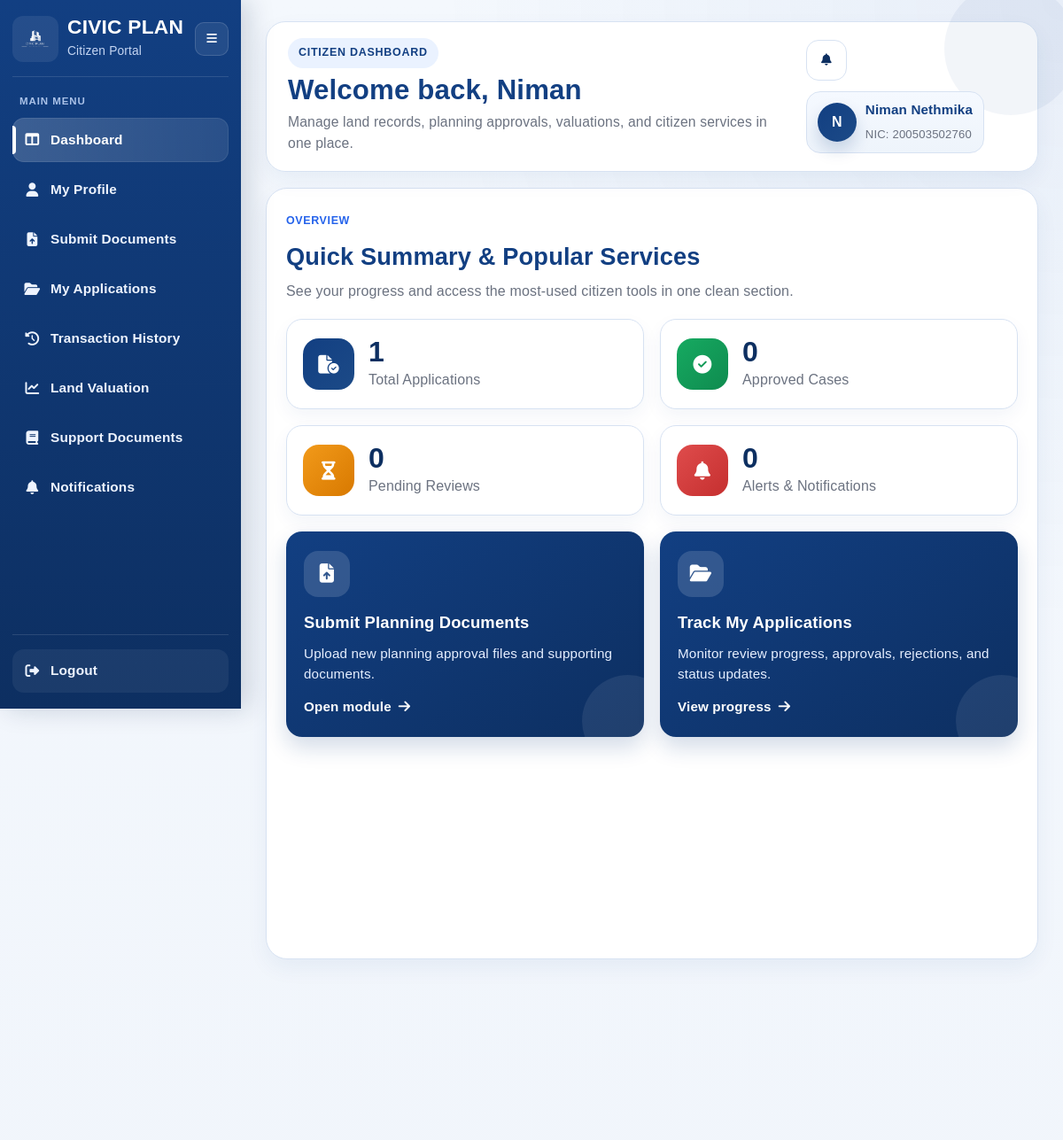
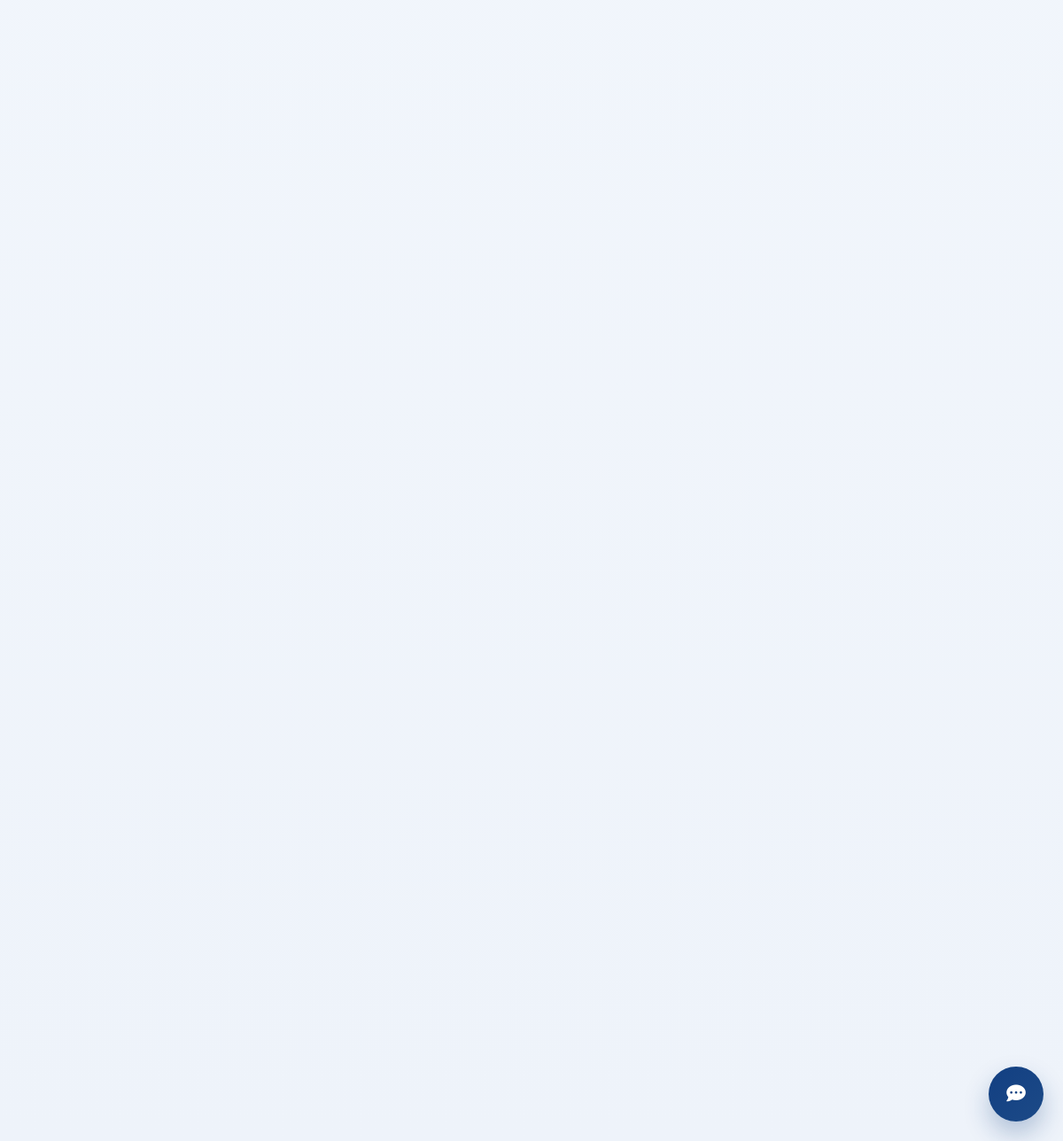
Page /user_dashboard (signed in) on the committed database (2 pictures, top to bottom).
### tables this page shows
CREATE TABLE users (
        user_id INTEGER PRIMARY KEY AUTOINCREMENT,
        first_name TEXT NOT NULL,
        last_name TEXT NOT NULL,
        phone_number TEXT,
        email TEXT NOT NULL,
        password_hash TEXT NOT NULL,
        date_of_birth TEXT,
        address TEXT,
        city TEXT,
        nic TEXT NOT NULL,
        employee_id TEXT,
        is_admin BOOLEAN DEFAULT 0,
        is_active BOOLEAN DEFAULT 1,
        created_at TEXT DEFAULT CURRENT_TIMESTAMP
    , failed_login_attempts INTEGER DEFAULT 0, account_locked_until TEXT, lockout_stage INTEGER DEFAULT 0, post_lock_failed_attempts INTEGER DEFAULT 0);

### routes/user_routes.py (the view)
@user_bp.route("/user_dashboard")
@user_login_required
def user_dashboard():
    user, redirect_response = user_required()
    if redirect_response:
        return redirect_response
    dashboard_data = get_dashboard_data(session["user_id"], user)
    return render_template(
        "user_dashboard.html",
        user=user,
        active_page="dashboard",
        stats=dashboard_data["stats"],
        alerts=dashboard_data["alerts"],
        property_records=dashboard_data["property_records"],
        application_history=dashboard_data["application_history"],
        latest_valuation=dashboard_data["latest_valuation"],
        support_documents=dashboard_data["support_documents"],
        notifications=dashboard_data["notifications"],
        unread_notifications=dashboard_data["unread_notifications"],
    )

### database/db_connection.py (called while the page is built)
def get_connection():
    conn = sqlite3.connect(DB_PATH)
    conn.row_factory = sqlite3.Row
    conn.execute("PRAGMA foreign_keys = ON")
    return conn

### routes/password_reset_routes.py (called while the page is built)
def _is_logged_in_user():
    return session.get("user_id") is not None or session.get("admin_id") is not None

@password_reset_bp.app_context_processor
def inject_password_reset_context():
    return_to = session.get("password_reset_return_to")
    if return_to == "account" and _is_logged_in_user():
        reset_back_url = url_for("user.account")
        reset_back_text = "Back to My Account"
    else:
        reset_back_url = url_for("auth.login")
        reset_back_text = "Back to Login"
    return {
        "reset_logged_in": _is_logged_in_user(),
        "reset_back_url": reset_back_url,
        "reset_back_text": reset_back_text,
    }

### routes/user_routes.py (called while the page is built, shortened)
def user_login_required(view_func):
    @wraps(view_func)
    def wrapper(*args, **kwargs):
        user = get_current_user()
        return view_func(*args, **kwargs)
    return wrapper

@user_bp.after_request
def add_user_no_cache_headers(response):
    response.headers["Cache-Control"] = "no-store, no-cache, must-revalidate, max-age=0"
    response.headers["Pragma"] = "no-cache"
    response.headers["Expires"] = "0"
    return response

def get_current_user():
    if "user_id" not in session:
        return None
    conn = get_connection()
    cursor = conn.cursor()
    cursor.execute(
        """
        SELECT *
        FROM users
        WHERE user_id = ?
        """,
        (session["user_id"],),
    )
    user = cursor.fetchone()
    conn.close()
    return user

def user_required():
    user = get_current_user()
    return user, None

def safe_date(value):
    if not value:
        return "N/A"
    value = str(value)
    if " " in value:
        return value.split(" ")[0]
    return value

def status_to_badge(status):
    s = (status or "").strip().lower()
    if s in ["approved", "completed", "verified", "valued"]:
        return "ok"
    if s in ["draft", "submitted", "pending", "pending review", "under review", "in review"]:
        return "review"
    if s in ["need documents", "needs documents", "revision requested", "rejected", "registered"]:
        return "pending"
    return "neutral"

### templates/user_dashboard.html (shortened to what this page needs)
<!DOCTYPE html>
<html lang="en">
<head>
    <link rel="stylesheet" href="{{ url_for('static', filename='user_dashboard.css') }}" />
    <link rel="stylesheet" href="{{ url_for('static', filename='user_sidebar.css') }}" />
    <link rel="stylesheet" href="https://cdnjs.cloudflare.com/ajax/libs/font-awesome/6.5.0/css/all.min.css" />
</head>
<body>
    <div class="dashboard-shell">
        {% include 'partials/user_sidebar.html' %}
        <main class="main-content">
            <header class="topbar compact-topbar reveal-up">
                <div class="topbar-copy">
                    <span class="page-kicker">Citizen Dashboard</span>
                    <h1>Welcome back, {{ user['first_name'] if user and user['first_name'] else 'User' }}</h1>
                    <p>Manage land records, planning approvals, valuations, and citizen services in one place.</p>
                </div>
                <div class="topbar-actions">
                    <div class="notification-wrap">
                        <button
                            class="icon-btn notification-toggle"
                            id="notificationToggle"
                            type="button"
                            aria-label="Notifications"
                            title="Notifications">
                            <i class="fa-solid fa-bell"></i>
                        </button>
                    </div>
                    <a href="{{ url_for('user.account') }}" class="user-chip user-chip-link" title="Go to My Account">
                        <div class="avatar">
                            {{ user['first_name'][0] | upper if user and user['first_name'] else 'U' }}
                        </div>
                        <div>
                            <strong>
                                {{ user['first_name'] if user and user['first_name'] else 'Citizen' }}
                                {{ user['last_name'] if user and user['last_name'] else 'User' }}
                            </strong>
                            <span>NIC: {{ user['nic'] if user and user['nic'] else 'N/A' }}</span>
                        </div>
                    </a>
                </div>
            </header>
            <section class="overview-services-box reveal-up">
                <div class="overview-box-header">
                    <div>
                        <span class="section-kicker">Overview</span>
                        <h2>Quick Summary & Popular Services</h2>
                        <p>See your progress and access the most-used citizen tools in one clean section.</p>
                    </div>
                </div>
                <div class="stats-grid inside-overview-grid">
                    <div class="stat-card reveal-up">
                        <div class="stat-icon blue"><i class="fa-solid fa-file-circle-check"></i></div>
                        <div>
                            <h3 class="count-up">{{ stats.total_applications }}</h3>
                            <p>Total Applications</p>
                        </div>
                    </div>
                    <div class="stat-card reveal-up">
                        <div class="stat-icon green"><i class="fa-solid fa-circle-check"></i></div>
                        <div>
                            <h3 class="count-up">{{ stats.approved_cases }}</h3>
                            <p>Approved Cases</p>
                        </div>
                    </div>
                    <div class="stat-card reveal-up">
                        <div class="stat-icon orange"><i class="fa-solid fa-hourglass-half"></i></div>
                        <div>
                            <h3 class="count-up">{{ stats.pending_reviews }}</h3>
                            <p>Pending Reviews</p>
                        </div>
                    </div>
                    <div class="stat-card reveal-up">
                        <div class="stat-icon red"><i class="fa-solid fa-bell"></i></div>
                        <div>
                            <h3 class="count-up">{{ unread_notifications }}</h3>
                            <p>Alerts & Notifications</p>
                        </div>
                    </div>
                </div>
                <div class="action-grid inside-overview-grid">
                    <a href="{{ url_for('submit_documents.submit_documents') }}" class="action-card reveal-up">
                        <div class="action-icon"><i class="fa-solid fa-file-arrow-up"></i></div>
                        <h3>Submit Planning Documents</h3>
                        <p>Upload new planning approval files and supporting documents.</p>
                        <span class="action-link-text">Open module <i class="fa-solid fa-arrow-right"></i></span>
                    </a>
                    <a href="{{ url_for('submit_documents.my_applications') }}" class="action-card reveal-up">
                        <div class="action-icon"><i class="fa-solid fa-folder-open"></i></div>
                        <h3>Track My Applications</h3>
                        <p>Monitor review progress, approvals, rejections, and status updates.</p>
                        <span class="action-link-text">View progress <i class="fa-solid fa-arrow-right"></i></span>
                    </a>
                </div>
            </section>
            <section class="content-grid">
                <div class="left-column">
                </div>
                <div class="right-column">
                </div>
            </section>
        </main>
    </div>
    <button class="chatbot-button" id="chatbotButton" aria-label="Open AI Assistant">
        <i class="fa-solid fa-comment-dots"></i>
    </button>
</body>
</html>

### rows in the picture
users: first_name "Niman", first_name "N", last_name "Nethmika", nic "200503502760"

### other values in the picture
{{ stats.total_applications }} "1"
{{ stats.approved_cases }} "0"
{{ stats.pending_reviews }} "0"
{{ unread_notifications }} "0"
